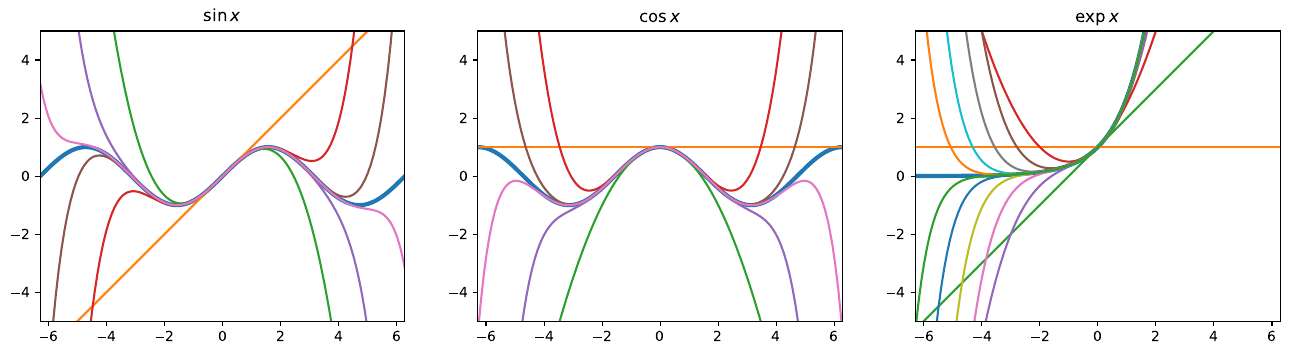

Source code (Python):
from numpy import linspace, pi, sin, cos, exp
from math import factorial
import matplotlib.pyplot as plt

X = linspace(-2 * pi, 2 * pi, 256, endpoint=True)
Y = [X**n / factorial(n) for n in range(12)]
F = [sin, cos, exp]

plt.figure(figsize=(16, 8))
for n in range(3):
    plt.subplot(131+n)
    f = F[n](X)
    plt.axis('scaled')
    plt.plot(X, f, lw=3)
    plt.xlim(-2 * pi, 2 * pi)
    plt.ylim(-5, 5)

f = 0
for y in [Y[1], -Y[3], Y[5], -Y[7], Y[9], -Y[11]]:
    f += y
    plt.subplot(131)
    plt.plot(X, f)
    plt.title('$\sin x$')

f = 0
for y in [Y[0], -Y[2], Y[4], -Y[6], Y[8], -Y[10]]:
    f += y
    plt.subplot(132)
    plt.plot(X, f)
    plt.title('$\cos x$')

f = 0
for y in Y:
    f += y
    plt.subplot(133)
    plt.plot(X, f)
    plt.title('$\exp x$')

plt.savefig('taylor.pdf', bbox_inches='tight', pad_inches=0.1)
plt.show()
